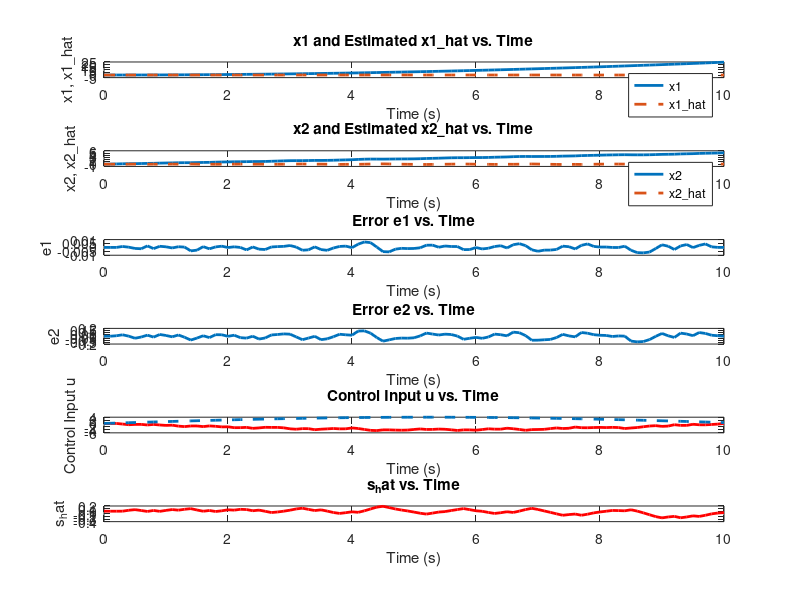

Recreate this plot in MATLAB. (Note: this script raises an error after producing the figure.)
% Double Integrator System with HOSMO and Control Input

% Parameters
dt = 0.1;              % Time step
t_final = 10;           % Final time
t = 0:dt:t_final;       % Time vector

n = length(t);          % Number of time steps
x1 = zeros(1, n);       % True state x1
x2 = zeros(1, n);       % True state x2
x1_hat = zeros(1, n);   % Estimated state x1_hat
x2_hat = zeros(1, n);
x3_hat = zeros(1, n);% Estimated state x2_hat
s_hat = zeros(1, n);    % Estimated sliding variable s_hat
e1 = zeros(1, n);       % Error e1 = x1 - x1_hat
e2 = zeros(1, n);       % Error e2 = x2 - x2_hat
z1 = zeros(1, n);       % Correction term z1
z2 = zeros(1, n);       % Correction term z2
z3 = zeros(1, n);       % Correction term z3
u = zeros(1, n);        % Control input
disturbance = 4 * sin(0.3*t); % Disturbance (example sinusoidal disturbance)
integ = zeros(1, n);    % Integral of the sign(e1)
integ_s = zeros(1, n);

% Gains
k1 = 4;
k2 = 3;
k3 = 0.01;
c1 = 1;
lambda1 = 2;
lambda2 = 2;

% Initial Conditions
x1(1) = 0;              % Initial condition for x1
x2(1) = 0;              % Initial condition for x2
x1_hat(1) = 0;          % Initial condition for x1_hat
x2_hat(1) = 0;          % Initial condition for x2_hat
x3_hat(1) = 0;

x1d = 1;
x2d = 0;

nom_x1 = zeros(1, n);       % True state x1
nom_x2 = zeros(1, n);
u_nom = 0.5;


% Simulation loop
for k = 1:n-1
    % Error calculation
    e1(k) = x1(k) - nom_x1(k) - x1_hat(k);
    e2(k) = x2(k) - nom_x2(k) - x2_hat(k);
    
    % Correction terms
    z1(k) = k1 * abs(e1(k))^(2/3) * sign(e1(k));
    z2(k) = k2 * abs(e1(k))^(1/3) * sign(e1(k));
    z3(k) = k3 * sign(e1(k));
    
    % Integral term update
    integ(k+1) = integ(k) + dt * sign(e1(k));
    integ_s(k+1) = integ_s(k) + dt * sign(s_hat(k));
    
    % Update observer dynamics
    x1_hat(k+1) = x1_hat(k) + (x2_hat(k) + z1(k))*dt;
    x2_hat(k+1) = x2_hat(k) + (x3_hat(k) + u(k) + z2(k))*dt;
    x3_hat(k+1) = x3_hat(k) + z3(k)*dt;

    s_hat(k+1) = s_hat(k) + dt*(c1*x2_hat(k) + c1*e2(k) + u(k) + z2(k) + integ(k)*k3);


    % Control input based on sliding mode control
    u(k) = -c1*x2_hat(k) - z2(k) - integ(k)*k3 - lambda1*sqrt(abs(s_hat(k))) * sign(s_hat(k)) - lambda2 * integ_s(k);
    % u(k) = 0;
    % System dynamics
    x1(k+1) = x1(k) + dt * x2(k);
    x2(k+1) = x2(k) + dt * (u(k) + u_nom + disturbance(k));
    % x2(k+1) = x2(k) + dt * (disturbance(k));

    nom_x1(k+1) = nom_x1(k) + dt * nom_x2(k);
    nom_x2(k+1) = nom_x2(k) + dt * u_nom;

end
% Plot results
figure;
subplot(6, 1, 1);
plot(t, x1, 'LineWidth', 2);
hold on;
plot(t, x1_hat, '--', 'LineWidth', 2);
title('x1 and Estimated x1\_hat vs. Time');
xlabel('Time (s)');
ylabel('x1, x1\_hat');
legend('x1', 'x1\_hat');

subplot(6, 1, 2);
plot(t, x2, 'LineWidth', 2);
hold on;
plot(t, x2_hat, '--', 'LineWidth', 2);
title('x2 and Estimated x2\_hat vs. Time');
xlabel('Time (s)');
ylabel('x2, x2\_hat');
legend('x2', 'x2\_hat');

subplot(6, 1, 3);
plot(t, e1, 'LineWidth', 2);
title('Error e1 vs. Time');
xlabel('Time (s)');
ylabel('e1');

subplot(6, 1, 4);
plot(t, e2, 'LineWidth', 2);
title('Error e2 vs. Time');
xlabel('Time (s)');
ylabel('e2');

subplot(6, 1, 5);
plot(t, u, 'r', 'LineWidth', 2);
hold on;
plot(t, disturbance, '--', 'LineWidth', 2);
title('Control Input u vs. Time');
xlabel('Time (s)');
ylabel('Control Input u');

subplot(6, 1, 6);
plot(t, s_hat, 'r', 'LineWidth', 2);
title('s_hat vs. Time');
xlabel('Time (s)');
ylabel('s_hat');

sgtitle('Double Integrator System with HOSMO, Control Input, and Errors');
